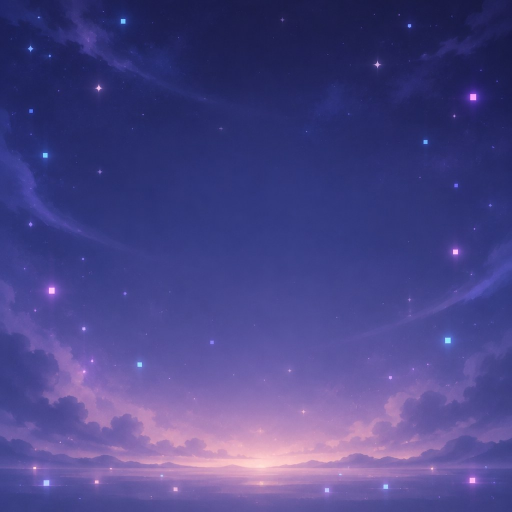
#> input picture src/nani_pix_bot/assets/item_card_background.jpg, 1024 x 1024 px (shown at 1/2 size)
$ python -i consumable_card.py   (imports and definitions only)
#> lines starting #> are read from the running program, lines starting #| are printed output that depends on the picture
#> further down, picture is the input picture: PIL image 1024x1024 RGB; mean R, G, B 74.1, 69.1, 135.4
"""A consumable's preview card (seasons spec §4): the item's art over a generated
background, in the costume sheet's style (`card_style`), with its name in a pill under it.
Drawn per language, since the name is the viewer's."""

from functools import cache
from io import BytesIO
from pathlib import Path

from PIL import Image, ImageOps

from nani_pix_bot.models.enums import ConsumableKind
from nani_pix_bot.services import i18n
from nani_pix_bot.services.cosmetics import card_style, clue_token_icon

ASSETS = Path(__file__).resolve().parents[2] / "assets"
ICON_DIR = ASSETS / "icons"
BACKGROUND = ASSETS / "item_card_background.jpg"
CARD_SIZE = 640
_MARGIN = 48
CARD_BOX = (_MARGIN, _MARGIN, CARD_SIZE - _MARGIN, CARD_SIZE - _MARGIN)
CARD_RADIUS = 28
ART_SIZE = 400
_LABEL_AREA = 64  # the strip under the art that holds the pill
_LABEL_PILL = card_style.PillSize(height=44, radius=20, font_size=30, padding=44)


# [2 lines that did not run here, left out]


# [3 lines that did not run here, left out]


def _trimmed(image: Image.Image) -> Image.Image:
    """`image` cropped to what is drawn, scaled so its longest side is ART_SIZE."""
    image = image.convert("RGBA")
    box = image.getchannel("A").getbbox()
#> box = (0, 0, 1024, 1024)
    if box is not None:
        image = image.crop(box)
    scale = ART_SIZE / max(image.size)
#> scale = 0.391
    size = (max(1, round(image.width * scale)), max(1, round(image.height * scale)))
#> size = (400, 400)
    return image.resize(size, Image.Resampling.LANCZOS)
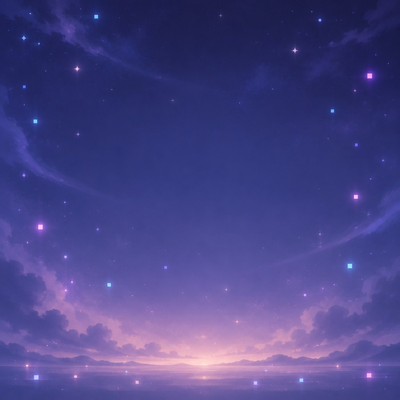
#> returned value: PIL image 400x400 RGBA; mean R, G, B, A 74.1, 69.1, 135.4, 255


# [7 lines that did not run here, left out]


@cache
def _background() -> Image.Image:
    """The generated picture fitted to the card, decoded once per process."""
    with Image.open(BACKGROUND) as source:
        return ImageOps.fit(
            source.convert("RGBA"), (CARD_SIZE, CARD_SIZE), Image.Resampling.LANCZOS
        )


# [19 lines that did not run here, left out]

>>> from PIL import Image
>>> picture = Image.open('../../assets/item_card_background.jpg')
>>> result = _trimmed(picture)
